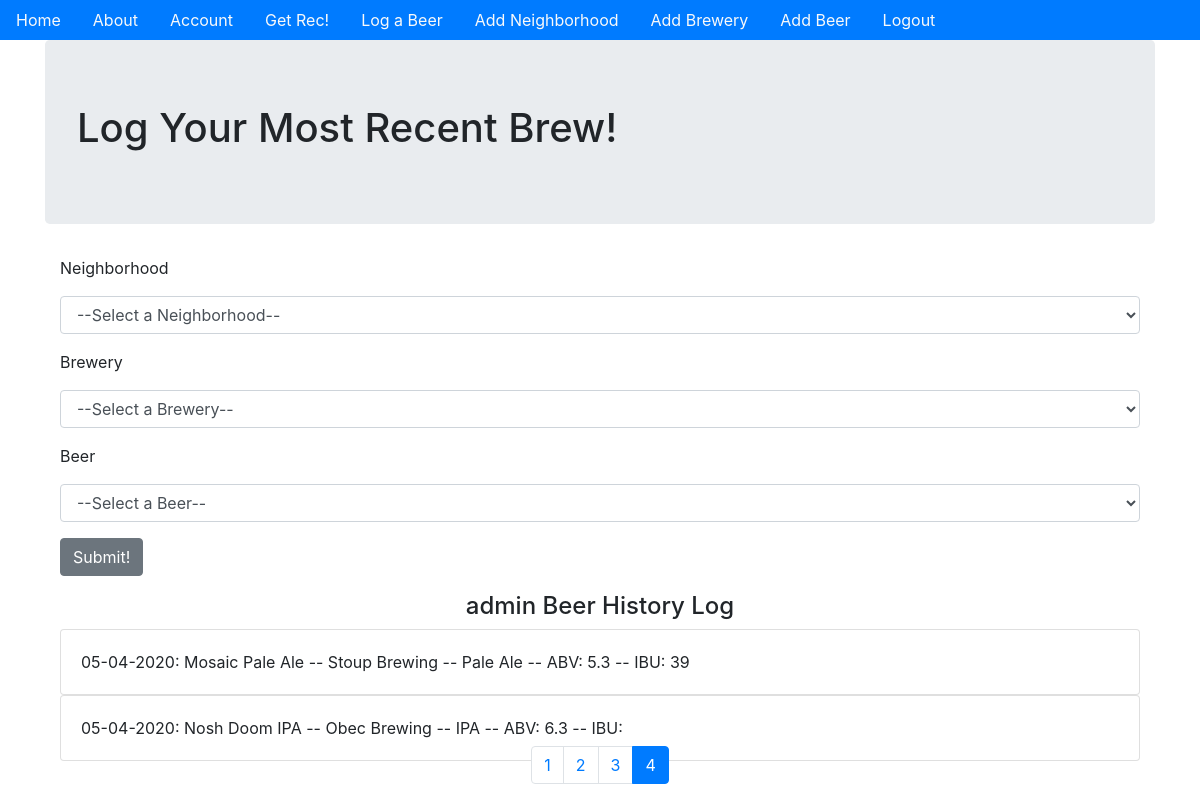
/log_item?page=4 (signed in), run on the app's committed database.
### beer_app/models.py (models this page shows, shortened)
class User(db.Model, UserMixin):
    __tablename__ = 'users'
    id = db.Column(db.Integer, primary_key=True)
    profile_image = db.Column(
        db.String(64), nullable=False, default='default_profile.png')
    email = db.Column(db.String(64), unique=True, index=True)
    username = db.Column(db.String(64), unique=True, index=True)
    password_hash = db.Column(db.String(128))
    transactions = db.relationship('Log', backref='user', lazy='dynamic')
    recommendations = db.relationship(
        'Rec', backref='user', lazy='dynamic')

class Log(db.Model):
    __tablename__ = 'transactions'
    users = db.relationship(User)
    items = db.relationship(Item)
    id = db.Column(db.Integer, primary_key=True)
    user_id = db.Column(db.Integer, db.ForeignKey('users.id'), nullable=False)
    item_id = db.Column(db.Integer, db.ForeignKey('items.id'), nullable=False)
    date = db.Column(db.DateTime, nullable=False, default=datetime.utcnow)
    def __repr__(self):
        return f"{self.date.strftime('%m-%d-%Y')}: {Item.query.filter_by(id=self.item_id).first()}"

class Item(db.Model):
    __tablename__ = 'items'
    locations = db.relationship(Location)
    id = db.Column(db.Integer, primary_key=True)
    name = db.Column(db.String(64), nullable=False, index=True)
    style = db.Column(db.String(64), nullable=False, index=True)
    abv = db.Column(db.String(4), nullable=False, index=True)
    ibu = db.Column(db.String(3), index=True)
    location_id = db.Column(db.Integer, db.ForeignKey(
        'locations.id'), nullable=False)
    def __repr__(self):
        return f"{self.name} -- {self.locations.name} -- {self.style} -- ABV: {self.abv} -- IBU: {self.ibu}"

class Location(db.Model):
    __tablename__ = 'locations'
    zones = db.relationship(Zone)
    id = db.Column(db.Integer, primary_key=True)
    name = db.Column(db.String(64), index=True)
    address = db.Column(db.String(64))
    phone = db.Column(db.String(10))
    website = db.Column(db.String(64))
    zone_id = db.Column(db.Integer, db.ForeignKey('zones.id'), nullable=False)
    items = db.relationship('Item', backref='location')

### beer_app/actions/views.py (the view)
@actions.route('/log_item', methods=['GET', 'POST'])
@login_required
def log_item():
    form = LogActionForm()
    form.zone.choices += [
                                            (zone.id, zone.name)
                                            for zone
                                            in Zone.query.order_by('name')
                                        ]
    form.loc.choices += [
                                        (loc.id, loc.name)
                                        for loc
                                        in Location.query.order_by('name')
                                     ]
    form.item.choices += [
                                            (item.id, item.name)
                                            for item
                                            in Item.query.order_by('location_id')
                                       ]
    if form.validate_on_submit():
        transaction = Log(user_id=current_user.id,
                                        item_id=form.item.data)
        db.session.add(transaction)
        db.session.commit()
        return redirect(url_for('actions.log_item'))
    page = request.args.get('page', 1, type=int)
    user_post_log = Log.query.filter_by(user_id=current_user.id).order_by(
        Log.date.desc()).paginate(page=page, per_page=3)
    return render_template('log_item.html', form=form, user_post_log=user_post_log)

### beer_app/actions/forms.py
class LogActionForm(RecActionForm):
    item = SelectField('Beer', coerce=int, validators=[DataRequired()],choices=[(0, '--Select a Beer--')])

### beer_app/models.py (called while the page is built)
@login_manager.user_loader
def load_user(user_id):
    return User.query.get(user_id)

### beer_app/templates/log_item.html (shortened to what this page needs)
{% extends "base.html" %}
{% block content %}
<div class='jumbotron'>
    <h1>Log Your Most Recent Brew!</h1>
</div>
<div class='container'>
    <form method="POST" action="" enctype="multipart/form-data">
        <div class='form-group'>
            {{form.zone.label(class='form-group')}}
            {{form.zone(class='form-control')}}
        </div>
        <div class='form-group'>
            {{form.loc.label(class='form-group')}}
            {{form.loc(class='form-control')}}
        </div>
        <div class='form-group'>
            {{form.item.label(class='form-group')}}
            {{form.item(class='form-control')}}
        </div>
        <div class='form-group'>
            {{form.submit(class='btn btn-secondary')}}
        </div>
    </form>
</div>
{% if user_post_log.items %}
<div class='container'>
    <h4 style='text-align:center'> {{current_user.username}} Beer History Log</h4>
    {% for post in user_post_log.items %}
    <div class='card'>
        <div class='card-body'>
            {{post}}
        </div>
    </div>
    {% endfor %}
</div>
<div class="fixed-bottom">
    <nav aria-label='User Post Log'>
        <ul class='pagination sticky-bottom justify-content-center'>
            {% for page_num in user_post_log.iter_pages(left_edge=1,
                                                                                        right_edge=1,
                                                                                        left_current=5,
                                                                                        right_current=5) %}
            {% if user_post_log.page == page_num %}
            <li class='page-item active' aria-current="page">
                <span class="page-link" href="{{url_for('actions.log_item',page=page_num)}}">{{page_num}}
                </span>
            </li>
            {% else %}
            <li class='page-item'>
                <a class='page-link' href="{{url_for('actions.log_item',page=page_num)}}">{{page_num}}</a>
            </li>
            {% endif %}
            {% endfor %}
        </ul>
    </nav>
</div>
{% endif %}
{% endblock %}

### data on the page
User: username "admin"
Log: date+item "05-04-2020: Mosaic Pale Ale -- Stoup Brewing -- Pale Ale -- ABV: 5.3 -- IBU: 39"
Log: date+item "05-04-2020: Nosh Doom IPA -- Obec Brewing -- IPA -- ABV: 6.3 -- IBU:"

### other printed values
{{ page_num }} "1" "2" "3"
{{ page_num }} "4"
